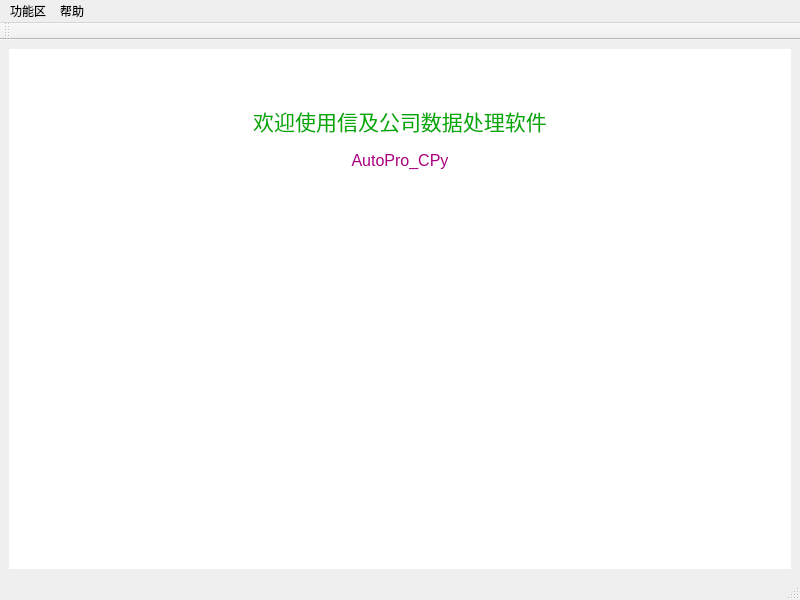
<?xml version="1.0" encoding="UTF-8"?>
<ui version="4.0">
 <class>MainWindow</class>
 <widget class="QMainWindow" name="MainWindow">
  <property name="geometry">
   <rect>
    <x>0</x>
    <y>0</y>
    <width>800</width>
    <height>600</height>
   </rect>
  </property>
  <property name="windowTitle">
   <string>数据分析软件 V0.1</string>
  </property>
  <property name="windowIcon">
   <iconset resource="images/images.qrc">
    <normaloff>:/bat.ico</normaloff>:/bat.ico</iconset>
  </property>
  <widget class="QWidget" name="centralWidget">
   <layout class="QGridLayout" name="gridLayout">
    <item row="0" column="0">
     <widget class="QTextEdit" name="text_Welcome">
      <property name="frameShape">
       <enum>QFrame::NoFrame</enum>
      </property>
      <property name="frameShadow">
       <enum>QFrame::Plain</enum>
      </property>
      <property name="lineWidth">
       <number>0</number>
      </property>
      <property name="verticalScrollBarPolicy">
       <enum>Qt::ScrollBarAlwaysOff</enum>
      </property>
      <property name="horizontalScrollBarPolicy">
       <enum>Qt::ScrollBarAlwaysOff</enum>
      </property>
      <property name="sizeAdjustPolicy">
       <enum>QAbstractScrollArea::AdjustToContents</enum>
      </property>
      <property name="readOnly">
       <bool>true</bool>
      </property>
      <property name="html">
       <string>&lt;!DOCTYPE HTML PUBLIC &quot;-//W3C//DTD HTML 4.0//EN&quot; &quot;http://www.w3.org/TR/REC-html40/strict.dtd&quot;&gt;
&lt;html&gt;&lt;head&gt;&lt;meta name=&quot;qrichtext&quot; content=&quot;1&quot; /&gt;&lt;style type=&quot;text/css&quot;&gt;
p, li { white-space: pre-wrap; }
&lt;/style&gt;&lt;/head&gt;&lt;body style=&quot; font-family:'SimSun'; font-size:9pt; font-weight:400; font-style:normal;&quot;&gt;
&lt;p align=&quot;center&quot; style=&quot;-qt-paragraph-type:empty; margin-top:0px; margin-bottom:0px; margin-left:0px; margin-right:0px; -qt-block-indent:0; text-indent:0px;&quot;&gt;&lt;br /&gt;&lt;/p&gt;
&lt;p align=&quot;center&quot; style=&quot;-qt-paragraph-type:empty; margin-top:0px; margin-bottom:0px; margin-left:0px; margin-right:0px; -qt-block-indent:0; text-indent:0px; font-size:12pt; color:#00aa00;&quot;&gt;&lt;br /&gt;&lt;/p&gt;
&lt;p align=&quot;center&quot; style=&quot;-qt-paragraph-type:empty; margin-top:0px; margin-bottom:0px; margin-left:0px; margin-right:0px; -qt-block-indent:0; text-indent:0px; font-size:12pt; color:#00aa00;&quot;&gt;&lt;br /&gt;&lt;/p&gt;
&lt;p align=&quot;center&quot; style=&quot; margin-top:0px; margin-bottom:0px; margin-left:0px; margin-right:0px; -qt-block-indent:0; text-indent:0px;&quot;&gt;&lt;span style=&quot; font-size:16pt; color:#00aa00;&quot;&gt;欢迎使用信及公司数据处理软件&lt;/span&gt;&lt;/p&gt;
&lt;p align=&quot;center&quot; style=&quot;-qt-paragraph-type:empty; margin-top:0px; margin-bottom:0px; margin-left:0px; margin-right:0px; -qt-block-indent:0; text-indent:0px;&quot;&gt;&lt;br /&gt;&lt;/p&gt;
&lt;p align=&quot;center&quot; style=&quot; margin-top:0px; margin-bottom:0px; margin-left:0px; margin-right:0px; -qt-block-indent:0; text-indent:0px;&quot;&gt;&lt;span style=&quot; font-size:12pt; color:#aa007f;&quot;&gt;AutoPro_CPy&lt;/span&gt;&lt;/p&gt;&lt;/body&gt;&lt;/html&gt;</string>
      </property>
     </widget>
    </item>
   </layout>
  </widget>
  <widget class="QMenuBar" name="menuBar">
   <property name="geometry">
    <rect>
     <x>0</x>
     <y>0</y>
     <width>800</width>
     <height>22</height>
    </rect>
   </property>
   <widget class="QMenu" name="menu">
    <property name="title">
     <string>功能区</string>
    </property>
    <addaction name="actionSlotRes"/>
    <addaction name="actionSlotSlope"/>
    <addaction name="actionVI5"/>
    <addaction name="actionFreq"/>
    <addaction name="actionPI"/>
    <addaction name="actionLeakageI"/>
    <addaction name="separator"/>
    <addaction name="actionExit"/>
   </widget>
   <widget class="QMenu" name="menu_2">
    <property name="title">
     <string>帮助</string>
    </property>
    <addaction name="actionAbout"/>
   </widget>
   <addaction name="menu"/>
   <addaction name="menu_2"/>
  </widget>
  <widget class="QToolBar" name="toolBar">
   <property name="windowTitle">
    <string>toolBar</string>
   </property>
   <attribute name="toolBarArea">
    <enum>TopToolBarArea</enum>
   </attribute>
   <attribute name="toolBarBreak">
    <bool>false</bool>
   </attribute>
  </widget>
  <widget class="QStatusBar" name="statusBar"/>
  <action name="actionSlotSlope">
   <property name="icon">
    <iconset>
     <normaloff>images/download.png</normaloff>images/download.png</iconset>
   </property>
   <property name="text">
    <string>平板区厚度监控</string>
   </property>
  </action>
  <action name="actionVI5">
   <property name="icon">
    <iconset>
     <normaloff>images/download.png</normaloff>images/download.png</iconset>
   </property>
   <property name="text">
    <string>伏安特性测试项</string>
   </property>
  </action>
  <action name="actionSlotRes">
   <property name="icon">
    <iconset>
     <normaloff>images/download.png</normaloff>images/download.png</iconset>
   </property>
   <property name="text">
    <string>平板区电阻分布</string>
   </property>
  </action>
  <action name="actionPI">
   <property name="icon">
    <iconset>
     <normaloff>images/download.png</normaloff>images/download.png</iconset>
   </property>
   <property name="text">
    <string>正极电流测试项</string>
   </property>
  </action>
  <action name="actionLeakageI">
   <property name="icon">
    <iconset>
     <normaloff>images/download.png</normaloff>images/download.png</iconset>
   </property>
   <property name="text">
    <string>漏电流测试项</string>
   </property>
  </action>
  <action name="actionFreq">
   <property name="icon">
    <iconset>
     <normaloff>images/download.png</normaloff>images/download.png</iconset>
   </property>
   <property name="text">
    <string>频率分布测试项</string>
   </property>
  </action>
  <action name="actionExit">
   <property name="icon">
    <iconset>
     <normaloff>images/computer.png</normaloff>images/computer.png</iconset>
   </property>
   <property name="text">
    <string>退出</string>
   </property>
  </action>
  <action name="actionAbout">
   <property name="icon">
    <iconset>
     <normaloff>images/download.png</normaloff>images/download.png</iconset>
   </property>
   <property name="text">
    <string>关于</string>
   </property>
  </action>
 </widget>
 <resources>
  <include location="images/images.qrc"/>
 </resources>
 <connections/>
</ui>
